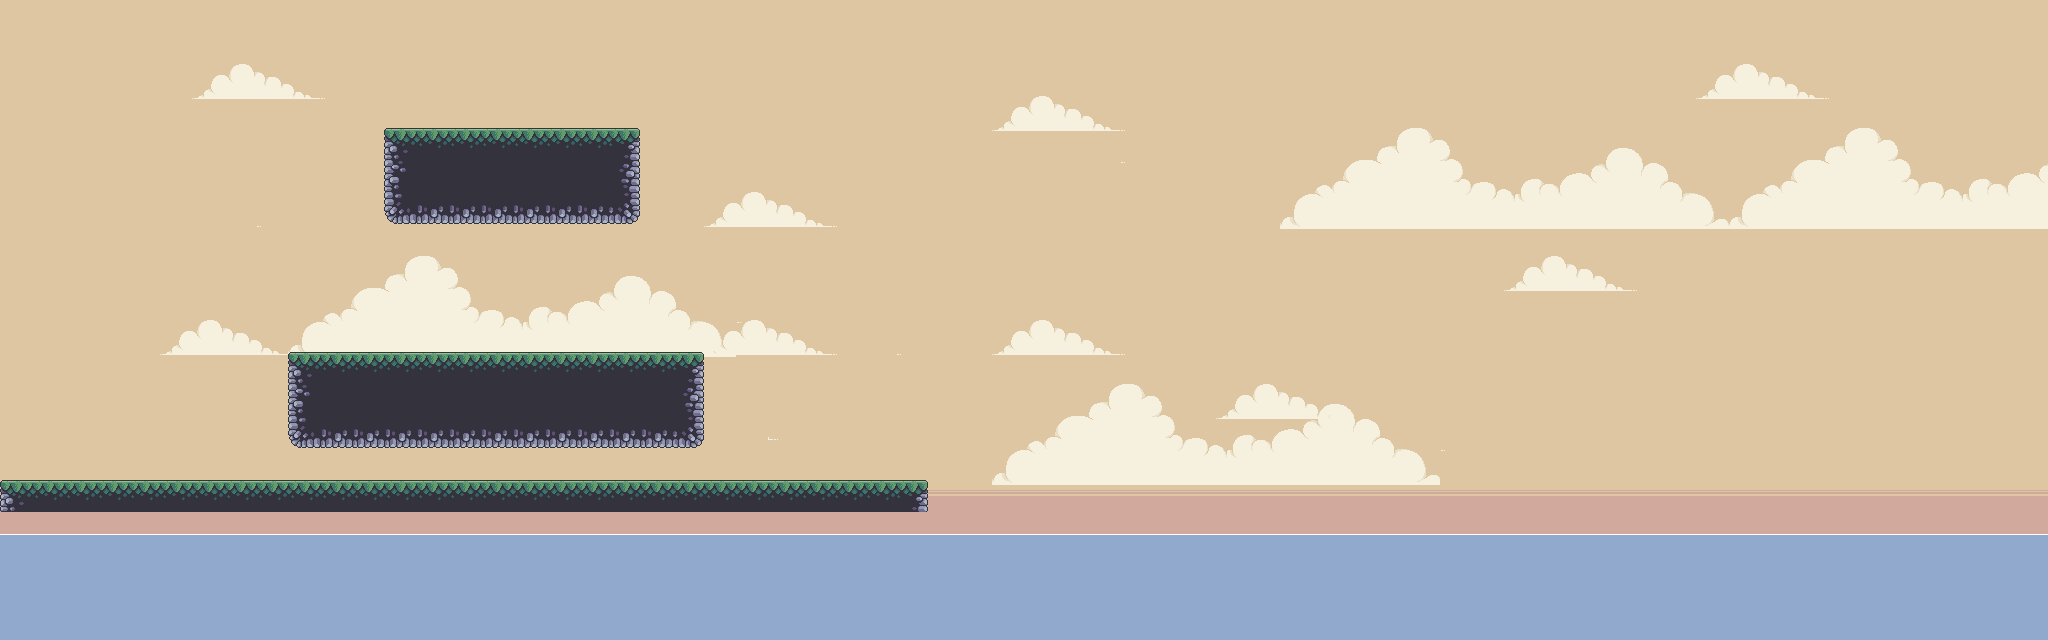

A level layout from a 2D game, rendered from its tile map. Below: a short description, then the map file with tile-grid data replaced by summaries:
An orthogonal 64x20 tile map with 32x32 px tiles, 4 tile layers (background_far, background_mid, background_close, ground), 3 tilesets and 7 objects.

<map version="1.10" tiledversion="1.11.2" orientation="orthogonal" renderorder="right-down" width="64" height="20" tilewidth="32" tileheight="32" infinite="0" nextlayerid="23" nextobjectid="104">
 <properties>
  <property name="ambientMusic" value="music/sea_sounds.wav" />
  <property name="ambientMusicVolume" type="float" value="0.1" />
  <property name="mapDisplayMode" propertytype="MapDisplayMode" value="DAY" />
  <property name="mapMusic" value="" />
  <property name="mapMusicVolume" type="float" value="0" />
 </properties>
 <tileset firstgid="1" source="objects.tsx" />
 <tileset firstgid="72" source="islandBackground.tsx" />
 <tileset firstgid="2120" source="terrain.tsx" />
 <layer id="5" name="background_far" width="64" height="20">
  <data>[1280 cells, 1280 non-empty, 37 distinct tile ids]</data>
 </layer>
 <layer id="6" name="background_mid" width="64" height="20">
  <data>[1280 cells, 267 non-empty, 75 distinct tile ids]</data>
 </layer>
 <layer id="7" name="background_close" width="64" height="20">
  <data>[1280 cells, 90 non-empty, 10 distinct tile ids]</data>
 </layer>
 <layer id="1" name="ground" width="64" height="20">
  <data>[1280 cells, 92 non-empty, 9 distinct tile ids]</data>
 </layer>
 <objectgroup id="3" name="objects">
  <object id="40" gid="30" x="432" y="257" width="64" height="35" />
  <object id="41" gid="31" x="704" y="480" width="34" height="93" />
  <object id="42" gid="32" x="768" y="480" width="31" height="32" />
  <object id="46" gid="36" x="489" y="128" width="64" height="40" />
  <object id="50" gid="35" x="420" y="339" width="20" height="20" />
  <object id="78" gid="49" x="576" y="352" width="72" height="32" />
  <object id="80" gid="33" x="608" y="128" width="32" height="32" />
 </objectgroup>
</map>
